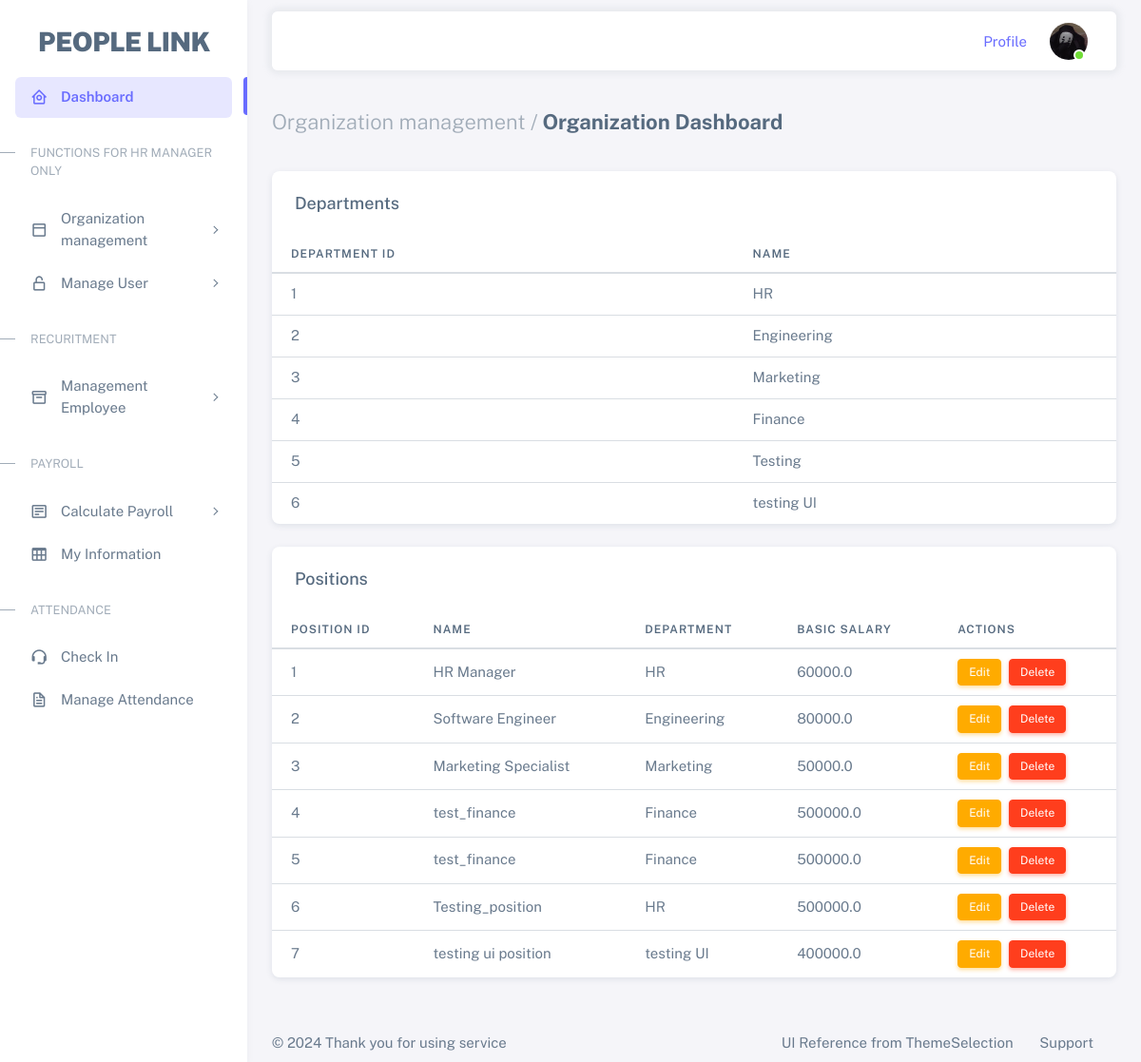
The page /organization on the database as committed earlier.
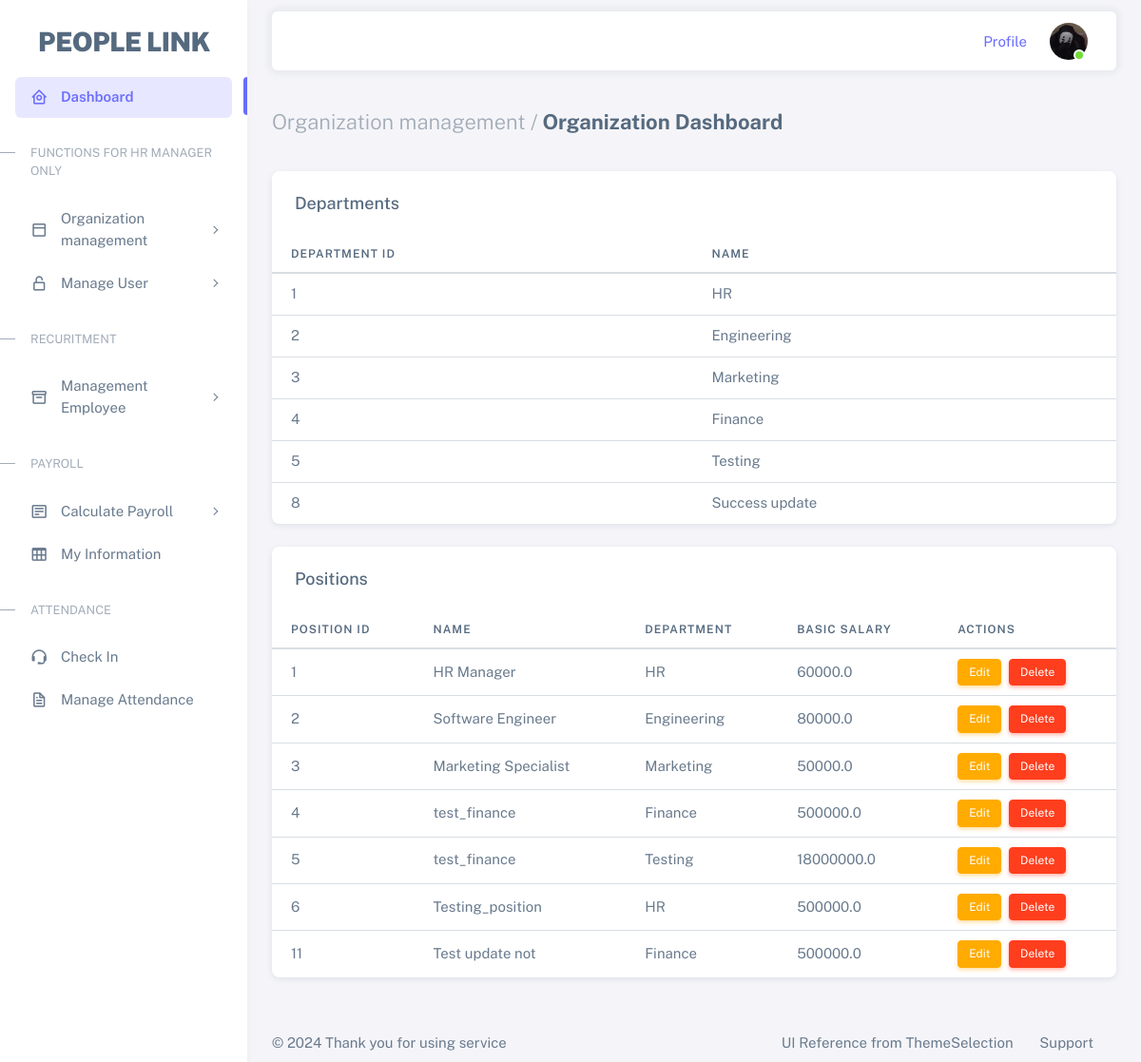
The same page on the database as committed later.
### tables this page shows
CREATE TABLE department (
        dept_id INTEGER PRIMARY KEY AUTOINCREMENT,
        name TEXT NOT NULL UNIQUE
    );

CREATE TABLE position (
        pos_id INTEGER PRIMARY KEY AUTOINCREMENT,
        position_name TEXT NOT NULL,
        dept_id INTEGER NOT NULL,
        basic_salary REAL NOT NULL,
        FOREIGN KEY (dept_id) REFERENCES department (dept_id)
    );

### app.py (the view)
@app.route('/organization')
def organization():
    conn = get_db()
    cursor = conn.cursor()
    cursor.execute('SELECT dept_id, name FROM department')
    departments = cursor.fetchall()
    cursor.execute('''
        SELECT p.pos_id, p.position_name, d.name AS department, p.basic_salary
        FROM position p
        JOIN department d ON p.dept_id = d.dept_id
    ''')
    positions = cursor.fetchall()
    conn.close()
    return render_template('organization.html', departments=departments, positions=positions)

### app.py (called while the page is built)
def get_db():
    conn = sqlite3.connect('hrm.db')
    conn.row_factory = sqlite3.Row
    return conn

### templates/organization.html (shortened to what this page needs)
{% extends "base.html" %}
{% block content %}
<div class="container-xxl flex-grow-1 container-p-y">
    <h4 class="fw-bold py-3 mb-4">
        <span class="text-muted fw-light">Organization management /</span> Organization Dashboard
    </h4>
    <div class="card mb-4">
        <h5 class="card-header">Departments</h5>
        <div class="table-responsive text-nowrap">
            <table class="table">
                <thead>
                    <tr>
                        <th>Department ID</th>
                        <th>Name</th>
                    </tr>
                </thead>
                <tbody class="table-border-bottom-0">
                    {% for department in departments %}
                    <tr>
                        <td>{{ department[0] }}</td>
                        <td>{{ department[1] }}</td>
                    </tr>
                    {% endfor %}
                </tbody>
            </table>
        </div>
    </div>
    <div class="card mb-4">
        <h5 class="card-header">Positions</h5>
        <div class="table-responsive text-nowrap">
            <table class="table">
                <thead>
                    <tr>
                        <th>Position ID</th>
                        <th>Name</th>
                        <th>Department</th>
                        <th>Basic Salary</th>
                        <th>Actions</th>
                    </tr>
                </thead>
                <tbody class="table-border-bottom-0">
                    {% for position in positions %}
                    <tr>
                        <td>{{ position[0] }}</td>
                        <td>{{ position[1] }}</td>
                        <td>{{ position[2] }}</td>
                        <td>{{ position[3] }}</td>
                        <td>
                            <a href="{{ url_for('edit_position', pos_id=position[0]) }}" class="btn btn-warning btn-sm me-1">Edit</a>
                            <form action="{{ url_for('delete_position', pos_id=position[0]) }}" method="POST" style="display:inline;" onsubmit="return confirm('Are you sure you want to delete this position?');">
                                <button type="submit" class="btn btn-danger btn-sm">Delete</button>
                            </form>
                                                        </td>
                    </tr>
                    {% endfor %}
                </tbody>
            </table>
        </div>
    </div>
</div>
    {% endblock %}

Rows that differ between the two databases and show on the page:
removed department: dept_id "6", name "testing UI"
removed position: pos_id "7", position_name "testing ui position", name "testing UI", basic_salary "400000.0"
added department: dept_id "8", name "Success update"
changed position id 5: name "Finance" → "Testing"; basic_salary "500000.0" → "18000000.0"
added position: pos_id "11", position_name "Test update not", name "Finance", basic_salary "500000.0"
